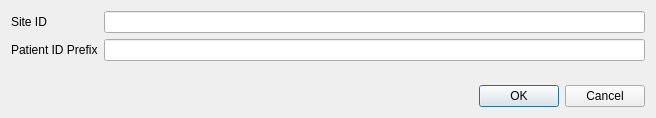
<?xml version="1.0" encoding="UTF-8"?>
<ui version="4.0">
 <class>ConfigDialog</class>
 <widget class="QDialog" name="ConfigDialog">
  <property name="geometry">
   <rect>
    <x>0</x>
    <y>0</y>
    <width>656</width>
    <height>118</height>
   </rect>
  </property>
  <property name="maximumSize">
   <size>
    <width>656</width>
    <height>16777215</height>
   </size>
  </property>
  <property name="windowTitle">
   <string>Configuration</string>
  </property>
  <layout class="QVBoxLayout" name="verticalLayout">
   <item>
    <layout class="QFormLayout" name="formLayout">
     <item row="0" column="0">
      <widget class="QLabel" name="siteIDLabel">
       <property name="text">
        <string>Site ID</string>
       </property>
      </widget>
     </item>
     <item row="0" column="1">
      <widget class="QLineEdit" name="siteIDLineEdit">
       <property name="sizePolicy">
        <sizepolicy hsizetype="MinimumExpanding" vsizetype="Fixed">
         <horstretch>0</horstretch>
         <verstretch>0</verstretch>
        </sizepolicy>
       </property>
       <property name="minimumSize">
        <size>
         <width>400</width>
         <height>0</height>
        </size>
       </property>
      </widget>
     </item>
     <item row="1" column="0">
      <widget class="QLabel" name="patientIDPrefixLabel">
       <property name="text">
        <string>Patient ID Prefix</string>
       </property>
      </widget>
     </item>
     <item row="1" column="1">
      <widget class="QLineEdit" name="patientIDPrefixLineEdit">
       <property name="text">
        <string/>
       </property>
       <property name="readOnly">
        <bool>true</bool>
       </property>
       <property name="clearButtonEnabled">
        <bool>false</bool>
       </property>
      </widget>
     </item>
    </layout>
   </item>
   <item>
    <widget class="QDialogButtonBox" name="buttonBox">
     <property name="orientation">
      <enum>Qt::Horizontal</enum>
     </property>
     <property name="standardButtons">
      <set>QDialogButtonBox::Cancel|QDialogButtonBox::Ok</set>
     </property>
    </widget>
   </item>
  </layout>
 </widget>
 <resources/>
 <connections>
  <connection>
   <sender>buttonBox</sender>
   <signal>accepted()</signal>
   <receiver>ConfigDialog</receiver>
   <slot>accept()</slot>
   <hints>
    <hint type="sourcelabel">
     <x>248</x>
     <y>254</y>
    </hint>
    <hint type="destinationlabel">
     <x>157</x>
     <y>274</y>
    </hint>
   </hints>
  </connection>
  <connection>
   <sender>buttonBox</sender>
   <signal>rejected()</signal>
   <receiver>ConfigDialog</receiver>
   <slot>reject()</slot>
   <hints>
    <hint type="sourcelabel">
     <x>316</x>
     <y>260</y>
    </hint>
    <hint type="destinationlabel">
     <x>286</x>
     <y>274</y>
    </hint>
   </hints>
  </connection>
 </connections>
</ui>
